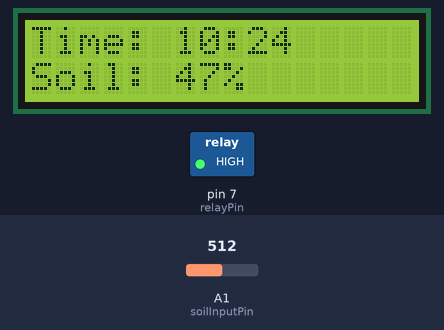
Bench run of a sketch on a simulated Arduino Uno, built with avr-gcc and run on an emulated ATmega328P. Parts: 16×2 character LCD, switched loads named in the sketch (green lamp = pin HIGH). Inputs (shaded band) come from the test bench; at power-on: A1 (soilInputPin) = 512. The local clock reads 2024-03-15 10:24:30 at power-on unless the sketch sets it; what the sketch prints to the serial monitor is not drawn.

Above: at 2.2 s.
2.3 s: A1 (soilInputPin) set to 716
At 4.1 s:
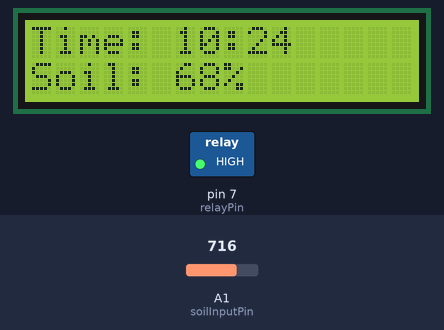
4.5 s: A1 (soilInputPin) set to 900
At 6.0 s:
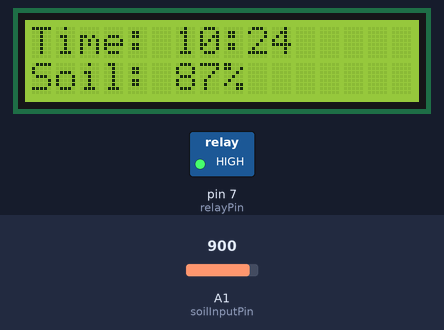
6.5 s: A1 (soilInputPin) set to 1023
At 8.0 s:
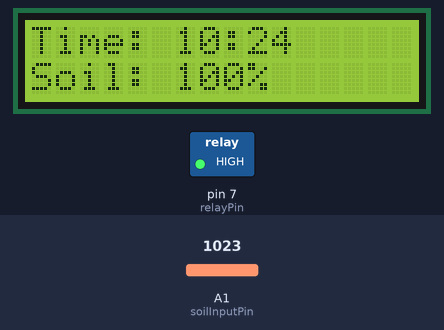
Timing chart, 0 to 9.5 s (numbered marks = the images above; inputs shaded):
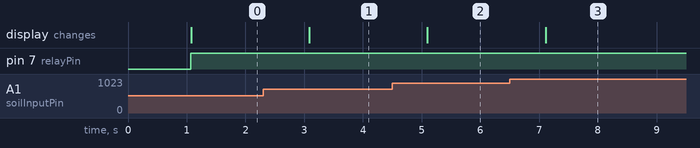

The sketch:

GREENboard_.ino
```cpp
#include <Wire.h>
#include "RTClib.h"
#include <LiquidCrystal.h>

// --- RTC + LCD Setup ---
RTC_PCF8523 rtc;
LiquidCrystal lcd(12, 11, 5, 4, 3, 2);  // RS, EN, D4, D5, D6, D7

// --- Pins ---
const int soilInputPin = A1;
const int relayPin = 7;  // Relay controlling grow light

// --- Light Schedule (24hr format) ---
const int lightOnHour = 8;
const int lightOffHour = 20;


void setup() {
  Serial.begin(9600);
  Wire.begin();

  // LCD
  lcd.begin(16, 2);
  lcd.print("Starting...");
  delay(1000);
  lcd.clear();

  // Relay
  pinMode(relayPin, OUTPUT);
  digitalWrite(relayPin, LOW);  // Light OFF at start

  // RTC
  if (!rtc.begin()) {
    lcd.print("RTC not found!");
    Serial.println("RTC not found!");
    while (1);
  }

  // Set time once (optional, then comment out)
  // rtc.adjust(DateTime(2025, 4, 21, 15, 45, 0));
}

void loop() {
  DateTime now = rtc.now();
  int hour = now.hour();
  int minute = now.minute();


  // --- Light Control (Relay) ---
  if ((hour >= lightOnHour) && (hour < lightOffHour)) {
    digitalWrite(relayPin, HIGH);  // Light ON
    Serial.println(hour);
    Serial.println("💡 Light ON");}
    else {
    digitalWrite(relayPin, LOW);   // Light OFF
    Serial.println("🌙 Light OFF");
  }

  // --- Soil Moisture ---
  int analogValue = analogRead(soilInputPin);  // 0-1023
  int moisturePercent = map(analogValue, 50, 1023, 0, 100);  // Calibrated

  Serial.println(analogValue);

  // --- LCD Display ---
  lcd.setCursor(0, 0);
  lcd.print("Time: ");
  if (hour < 10) lcd.print("0");
  lcd.print(hour);
  lcd.print(":");
  if (minute < 10) lcd.print("0");
  lcd.print(minute);
  lcd.print("   ");

  lcd.setCursor(0, 1);
  lcd.print("Soil: ");
  lcd.print(moisturePercent);
  lcd.print("%     ");


  delay(1000);  // Update every second
}
```

Measured:
- after the input at 2.3 s, the display: changes after 0.79 s (image 1)
- after the input at 4.5 s, the display: changes after 0.60 s (image 2)
- after the input at 6.5 s, the display: changes after 0.61 s (image 3)
